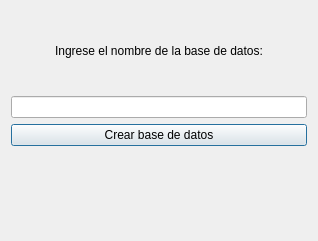
<?xml version="1.0" encoding="UTF-8"?>
<ui version="4.0">
 <class>Dialog</class>
 <widget class="QDialog" name="Dialog">
  <property name="geometry">
   <rect>
    <x>0</x>
    <y>0</y>
    <width>318</width>
    <height>241</height>
   </rect>
  </property>
  <property name="windowTitle">
   <string>Creador de base de datos</string>
  </property>
  <layout class="QGridLayout" name="gridLayout">
   <item row="0" column="0">
    <layout class="QVBoxLayout" name="verticalLayout">
     <item>
      <widget class="QLabel" name="label">
       <property name="layoutDirection">
        <enum>Qt::LeftToRight</enum>
       </property>
       <property name="text">
        <string>Ingrese el nombre de la base de datos:</string>
       </property>
       <property name="alignment">
        <set>Qt::AlignCenter</set>
       </property>
      </widget>
     </item>
     <item>
      <widget class="QLineEdit" name="lineEdit"/>
     </item>
     <item>
      <widget class="QPushButton" name="pushButton">
       <property name="text">
        <string>Crear base de datos</string>
       </property>
      </widget>
     </item>
     <item>
      <widget class="QLabel" name="labelResponse">
       <property name="autoFillBackground">
        <bool>false</bool>
       </property>
       <property name="text">
        <string/>
       </property>
      </widget>
     </item>
    </layout>
   </item>
  </layout>
 </widget>
 <resources/>
 <connections/>
</ui>
